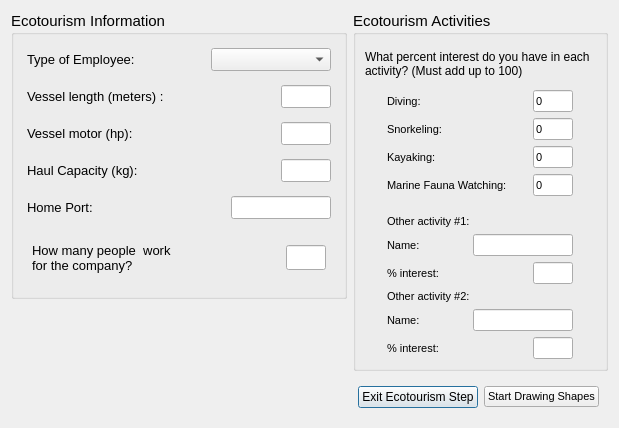
<ui version="4.0" >
 <author>Dane Springmeyer</author>
 <class>Ecotourism</class>
 <widget class="QDialog" name="Ecotourism" >
  <property name="geometry" >
   <rect>
    <x>0</x>
    <y>0</y>
    <width>619</width>
    <height>428</height>
   </rect>
  </property>
  <property name="windowTitle" >
   <string>OpenOceanMap - Interview</string>
  </property>
  <layout class="QVBoxLayout" name="verticalLayout_6" >
   <item>
    <layout class="QHBoxLayout" name="horizontalLayout_7" >
     <item>
      <layout class="QVBoxLayout" name="verticalLayout_5" >
       <item>
        <widget class="QGroupBox" name="vessel_info" >
         <property name="font" >
          <font>
           <pointsize>11</pointsize>
          </font>
         </property>
         <property name="title" >
          <string>Ecotourism Information</string>
         </property>
         <layout class="QVBoxLayout" name="verticalLayout" >
          <item>
           <widget class="QWidget" native="1" name="home_port_5" >
            <property name="font" >
             <font>
              <pointsize>10</pointsize>
             </font>
            </property>
            <layout class="QHBoxLayout" >
             <property name="spacing" >
              <number>4</number>
             </property>
             <property name="margin" >
              <number>4</number>
             </property>
             <item>
              <widget class="QLabel" name="employee_text" >
               <property name="minimumSize" >
                <size>
                 <width>180</width>
                 <height>0</height>
                </size>
               </property>
               <property name="maximumSize" >
                <size>
                 <width>180</width>
                 <height>16777215</height>
                </size>
               </property>
               <property name="font" >
                <font>
                 <pointsize>10</pointsize>
                </font>
               </property>
               <property name="text" >
                <string>Type of Employee:</string>
               </property>
              </widget>
             </item>
             <item>
              <spacer name="horizontalSpacer_6" >
               <property name="orientation" >
                <enum>Qt::Horizontal</enum>
               </property>
               <property name="sizeHint" stdset="0" >
                <size>
                 <width>40</width>
                 <height>20</height>
                </size>
               </property>
              </spacer>
             </item>
             <item>
              <widget class="QComboBox" name="comboEmpType" >
               <property name="minimumSize" >
                <size>
                 <width>120</width>
                 <height>0</height>
                </size>
               </property>
               <property name="maximumSize" >
                <size>
                 <width>120</width>
                 <height>16777215</height>
                </size>
               </property>
               <item>
                <property name="text" >
                 <string/>
                </property>
               </item>
               <item>
                <property name="text" >
                 <string>Captain of Boat</string>
                </property>
               </item>
               <item>
                <property name="text" >
                 <string>Guide</string>
                </property>
               </item>
               <item>
                <property name="text" >
                 <string>Boat Owner</string>
                </property>
               </item>
               <item>
                <property name="text" >
                 <string>Other</string>
                </property>
               </item>
              </widget>
             </item>
            </layout>
           </widget>
          </item>
          <item>
           <widget class="QWidget" native="1" name="vessel_length" >
            <property name="font" >
             <font>
              <pointsize>10</pointsize>
             </font>
            </property>
            <layout class="QHBoxLayout" >
             <property name="spacing" >
              <number>4</number>
             </property>
             <property name="margin" >
              <number>4</number>
             </property>
             <item>
              <widget class="QLabel" name="vessel_length_text" >
               <property name="minimumSize" >
                <size>
                 <width>180</width>
                 <height>0</height>
                </size>
               </property>
               <property name="maximumSize" >
                <size>
                 <width>180</width>
                 <height>16777215</height>
                </size>
               </property>
               <property name="font" >
                <font>
                 <pointsize>10</pointsize>
                </font>
               </property>
               <property name="text" >
                <string>Vessel length (meters) :</string>
               </property>
              </widget>
             </item>
             <item>
              <spacer name="horizontalSpacer_2" >
               <property name="orientation" >
                <enum>Qt::Horizontal</enum>
               </property>
               <property name="sizeHint" stdset="0" >
                <size>
                 <width>40</width>
                 <height>20</height>
                </size>
               </property>
              </spacer>
             </item>
             <item>
              <widget class="QLineEdit" name="vessel_length_line" >
               <property name="enabled" >
                <bool>true</bool>
               </property>
               <property name="minimumSize" >
                <size>
                 <width>50</width>
                 <height>0</height>
                </size>
               </property>
               <property name="maximumSize" >
                <size>
                 <width>50</width>
                 <height>16777215</height>
                </size>
               </property>
               <property name="font" >
                <font>
                 <pointsize>10</pointsize>
                </font>
               </property>
               <property name="contextMenuPolicy" >
                <enum>Qt::PreventContextMenu</enum>
               </property>
               <property name="text" >
                <string/>
               </property>
              </widget>
             </item>
            </layout>
           </widget>
          </item>
          <item>
           <widget class="QWidget" native="1" name="vessel_length_2" >
            <property name="font" >
             <font>
              <pointsize>10</pointsize>
             </font>
            </property>
            <layout class="QHBoxLayout" >
             <property name="spacing" >
              <number>4</number>
             </property>
             <property name="margin" >
              <number>4</number>
             </property>
             <item>
              <widget class="QLabel" name="vessel_motor_text" >
               <property name="minimumSize" >
                <size>
                 <width>180</width>
                 <height>0</height>
                </size>
               </property>
               <property name="maximumSize" >
                <size>
                 <width>180</width>
                 <height>16777215</height>
                </size>
               </property>
               <property name="font" >
                <font>
                 <pointsize>10</pointsize>
                </font>
               </property>
               <property name="text" >
                <string>Vessel motor (hp):</string>
               </property>
              </widget>
             </item>
             <item>
              <spacer name="horizontalSpacer_3" >
               <property name="orientation" >
                <enum>Qt::Horizontal</enum>
               </property>
               <property name="sizeHint" stdset="0" >
                <size>
                 <width>40</width>
                 <height>20</height>
                </size>
               </property>
              </spacer>
             </item>
             <item>
              <widget class="QLineEdit" name="vessel_motor_line" >
               <property name="enabled" >
                <bool>true</bool>
               </property>
               <property name="minimumSize" >
                <size>
                 <width>50</width>
                 <height>0</height>
                </size>
               </property>
               <property name="maximumSize" >
                <size>
                 <width>50</width>
                 <height>16777215</height>
                </size>
               </property>
               <property name="font" >
                <font>
                 <pointsize>10</pointsize>
                </font>
               </property>
               <property name="text" >
                <string/>
               </property>
              </widget>
             </item>
            </layout>
           </widget>
          </item>
          <item>
           <widget class="QWidget" native="1" name="vessel_length_3" >
            <property name="font" >
             <font>
              <pointsize>10</pointsize>
             </font>
            </property>
            <layout class="QHBoxLayout" >
             <property name="spacing" >
              <number>4</number>
             </property>
             <property name="margin" >
              <number>4</number>
             </property>
             <item>
              <widget class="QLabel" name="haul_capacity_text" >
               <property name="minimumSize" >
                <size>
                 <width>180</width>
                 <height>0</height>
                </size>
               </property>
               <property name="maximumSize" >
                <size>
                 <width>180</width>
                 <height>16777215</height>
                </size>
               </property>
               <property name="font" >
                <font>
                 <pointsize>10</pointsize>
                </font>
               </property>
               <property name="text" >
                <string>Haul Capacity (kg):</string>
               </property>
              </widget>
             </item>
             <item>
              <spacer name="horizontalSpacer_4" >
               <property name="orientation" >
                <enum>Qt::Horizontal</enum>
               </property>
               <property name="sizeHint" stdset="0" >
                <size>
                 <width>40</width>
                 <height>20</height>
                </size>
               </property>
              </spacer>
             </item>
             <item>
              <widget class="QLineEdit" name="haul_capacity_line" >
               <property name="enabled" >
                <bool>true</bool>
               </property>
               <property name="minimumSize" >
                <size>
                 <width>50</width>
                 <height>0</height>
                </size>
               </property>
               <property name="maximumSize" >
                <size>
                 <width>50</width>
                 <height>16777215</height>
                </size>
               </property>
               <property name="font" >
                <font>
                 <pointsize>10</pointsize>
                </font>
               </property>
               <property name="text" >
                <string/>
               </property>
              </widget>
             </item>
            </layout>
           </widget>
          </item>
          <item>
           <widget class="QWidget" native="1" name="home_port" >
            <property name="font" >
             <font>
              <pointsize>10</pointsize>
             </font>
            </property>
            <layout class="QHBoxLayout" >
             <property name="spacing" >
              <number>4</number>
             </property>
             <property name="margin" >
              <number>4</number>
             </property>
             <item>
              <widget class="QLabel" name="home_port_text" >
               <property name="minimumSize" >
                <size>
                 <width>180</width>
                 <height>0</height>
                </size>
               </property>
               <property name="maximumSize" >
                <size>
                 <width>180</width>
                 <height>16777215</height>
                </size>
               </property>
               <property name="font" >
                <font>
                 <pointsize>10</pointsize>
                </font>
               </property>
               <property name="text" >
                <string>Home Port:</string>
               </property>
              </widget>
             </item>
             <item>
              <spacer name="horizontalSpacer_5" >
               <property name="orientation" >
                <enum>Qt::Horizontal</enum>
               </property>
               <property name="sizeHint" stdset="0" >
                <size>
                 <width>40</width>
                 <height>20</height>
                </size>
               </property>
              </spacer>
             </item>
             <item>
              <widget class="QLineEdit" name="home_port_line" >
               <property name="enabled" >
                <bool>true</bool>
               </property>
               <property name="minimumSize" >
                <size>
                 <width>100</width>
                 <height>0</height>
                </size>
               </property>
               <property name="maximumSize" >
                <size>
                 <width>100</width>
                 <height>16777215</height>
                </size>
               </property>
               <property name="font" >
                <font>
                 <pointsize>10</pointsize>
                </font>
               </property>
               <property name="text" >
                <string/>
               </property>
              </widget>
             </item>
            </layout>
           </widget>
          </item>
          <item>
           <widget class="QWidget" native="1" name="home_port_4" >
            <property name="font" >
             <font>
              <pointsize>10</pointsize>
             </font>
            </property>
            <layout class="QHBoxLayout" name="horizontalLayout" >
             <item>
              <widget class="QLabel" name="workers_text" >
               <property name="minimumSize" >
                <size>
                 <width>150</width>
                 <height>40</height>
                </size>
               </property>
               <property name="maximumSize" >
                <size>
                 <width>350</width>
                 <height>16777215</height>
                </size>
               </property>
               <property name="font" >
                <font>
                 <pointsize>10</pointsize>
                </font>
               </property>
               <property name="text" >
                <string>How many people  work for the company?</string>
               </property>
               <property name="wordWrap" >
                <bool>true</bool>
               </property>
              </widget>
             </item>
             <item>
              <spacer name="horizontalSpacer" >
               <property name="orientation" >
                <enum>Qt::Horizontal</enum>
               </property>
               <property name="sizeHint" stdset="0" >
                <size>
                 <width>40</width>
                 <height>20</height>
                </size>
               </property>
              </spacer>
             </item>
             <item>
              <widget class="QLineEdit" name="workers_line" >
               <property name="enabled" >
                <bool>true</bool>
               </property>
               <property name="minimumSize" >
                <size>
                 <width>40</width>
                 <height>25</height>
                </size>
               </property>
               <property name="maximumSize" >
                <size>
                 <width>30</width>
                 <height>16777215</height>
                </size>
               </property>
               <property name="font" >
                <font>
                 <pointsize>10</pointsize>
                </font>
               </property>
               <property name="text" >
                <string/>
               </property>
              </widget>
             </item>
            </layout>
           </widget>
          </item>
         </layout>
        </widget>
       </item>
       <item>
        <spacer name="verticalSpacer_2" >
         <property name="orientation" >
          <enum>Qt::Vertical</enum>
         </property>
         <property name="sizeHint" stdset="0" >
          <size>
           <width>20</width>
           <height>40</height>
          </size>
         </property>
        </spacer>
       </item>
      </layout>
     </item>
     <item>
      <widget class="QGroupBox" name="groupBox" >
       <property name="font" >
        <font>
         <pointsize>11</pointsize>
        </font>
       </property>
       <property name="title" >
        <string>Ecotourism Activities</string>
       </property>
       <layout class="QVBoxLayout" name="verticalLayout_2" >
        <item>
         <widget class="QLabel" name="label" >
          <property name="minimumSize" >
           <size>
            <width>0</width>
            <height>40</height>
           </size>
          </property>
          <property name="font" >
           <font>
            <pointsize>9</pointsize>
           </font>
          </property>
          <property name="text" >
           <string>What percent interest do you have in each activity? (Must add up to 100)</string>
          </property>
          <property name="wordWrap" >
           <bool>true</bool>
          </property>
         </widget>
        </item>
        <item>
         <layout class="QHBoxLayout" name="horizontalLayout_2" >
          <item>
           <spacer name="horizontalSpacer_2" >
            <property name="orientation" >
             <enum>Qt::Horizontal</enum>
            </property>
            <property name="sizeHint" stdset="0" >
             <size>
              <width>40</width>
              <height>20</height>
             </size>
            </property>
           </spacer>
          </item>
          <item>
           <layout class="QVBoxLayout" name="verticalLayout_9" >
            <item>
             <layout class="QVBoxLayout" name="verticalLayout_10" >
              <item>
               <layout class="QHBoxLayout" name="_14" >
                <item>
                 <widget class="QLabel" name="label_12" >
                  <property name="minimumSize" >
                   <size>
                    <width>140</width>
                    <height>0</height>
                   </size>
                  </property>
                  <property name="maximumSize" >
                   <size>
                    <width>80</width>
                    <height>16777215</height>
                   </size>
                  </property>
                  <property name="font" >
                   <font>
                    <pointsize>8</pointsize>
                   </font>
                  </property>
                  <property name="text" >
                   <string>Diving:</string>
                  </property>
                 </widget>
                </item>
                <item>
                 <widget class="QLineEdit" name="activity_diving" >
                  <property name="enabled" >
                   <bool>true</bool>
                  </property>
                  <property name="minimumSize" >
                   <size>
                    <width>30</width>
                    <height>0</height>
                   </size>
                  </property>
                  <property name="maximumSize" >
                   <size>
                    <width>50</width>
                    <height>16777215</height>
                   </size>
                  </property>
                  <property name="font" >
                   <font>
                    <pointsize>8</pointsize>
                   </font>
                  </property>
                  <property name="text" >
                   <string>0</string>
                  </property>
                 </widget>
                </item>
               </layout>
              </item>
              <item>
               <layout class="QHBoxLayout" name="_15" >
                <item>
                 <widget class="QLabel" name="label_13" >
                  <property name="minimumSize" >
                   <size>
                    <width>140</width>
                    <height>0</height>
                   </size>
                  </property>
                  <property name="maximumSize" >
                   <size>
                    <width>80</width>
                    <height>16777215</height>
                   </size>
                  </property>
                  <property name="font" >
                   <font>
                    <pointsize>8</pointsize>
                   </font>
                  </property>
                  <property name="text" >
                   <string>Snorkeling:</string>
                  </property>
                 </widget>
                </item>
                <item>
                 <widget class="QLineEdit" name="activity_snorkeling" >
                  <property name="enabled" >
                   <bool>true</bool>
                  </property>
                  <property name="minimumSize" >
                   <size>
                    <width>30</width>
                    <height>0</height>
                   </size>
                  </property>
                  <property name="maximumSize" >
                   <size>
                    <width>50</width>
                    <height>16777215</height>
                   </size>
                  </property>
                  <property name="font" >
                   <font>
                    <pointsize>8</pointsize>
                   </font>
                  </property>
                  <property name="text" >
                   <string>0</string>
                  </property>
                 </widget>
                </item>
               </layout>
              </item>
              <item>
               <layout class="QHBoxLayout" name="_16" >
                <item>
                 <widget class="QLabel" name="label_14" >
                  <property name="minimumSize" >
                   <size>
                    <width>140</width>
                    <height>0</height>
                   </size>
                  </property>
                  <property name="maximumSize" >
                   <size>
                    <width>80</width>
                    <height>16777215</height>
                   </size>
                  </property>
                  <property name="font" >
                   <font>
                    <pointsize>8</pointsize>
                   </font>
                  </property>
                  <property name="text" >
                   <string>Kayaking:</string>
                  </property>
                 </widget>
                </item>
                <item>
                 <widget class="QLineEdit" name="activity_kayaking" >
                  <property name="enabled" >
                   <bool>true</bool>
                  </property>
                  <property name="minimumSize" >
                   <size>
                    <width>30</width>
                    <height>0</height>
                   </size>
                  </property>
                  <property name="maximumSize" >
                   <size>
                    <width>50</width>
                    <height>16777215</height>
                   </size>
                  </property>
                  <property name="font" >
                   <font>
                    <pointsize>8</pointsize>
                   </font>
                  </property>
                  <property name="text" >
                   <string>0</string>
                  </property>
                 </widget>
                </item>
               </layout>
              </item>
              <item>
               <layout class="QHBoxLayout" name="_17" >
                <item>
                 <widget class="QLabel" name="label_15" >
                  <property name="minimumSize" >
                   <size>
                    <width>140</width>
                    <height>0</height>
                   </size>
                  </property>
                  <property name="maximumSize" >
                   <size>
                    <width>200</width>
                    <height>16777215</height>
                   </size>
                  </property>
                  <property name="font" >
                   <font>
                    <pointsize>8</pointsize>
                   </font>
                  </property>
                  <property name="text" >
                   <string>Marine Fauna Watching:</string>
                  </property>
                 </widget>
                </item>
                <item>
                 <widget class="QLineEdit" name="activity_watching" >
                  <property name="enabled" >
                   <bool>true</bool>
                  </property>
                  <property name="minimumSize" >
                   <size>
                    <width>30</width>
                    <height>0</height>
                   </size>
                  </property>
                  <property name="maximumSize" >
                   <size>
                    <width>50</width>
                    <height>16777215</height>
                   </size>
                  </property>
                  <property name="font" >
                   <font>
                    <pointsize>8</pointsize>
                   </font>
                  </property>
                  <property name="text" >
                   <string>0</string>
                  </property>
                 </widget>
                </item>
               </layout>
              </item>
             </layout>
            </item>
            <item>
             <spacer name="verticalSpacer" >
              <property name="orientation" >
               <enum>Qt::Vertical</enum>
              </property>
              <property name="sizeHint" stdset="0" >
               <size>
                <width>20</width>
                <height>5</height>
               </size>
              </property>
             </spacer>
            </item>
            <item>
             <layout class="QVBoxLayout" name="verticalLayout_3" >
              <item>
               <widget class="QLabel" name="label_21" >
                <property name="minimumSize" >
                 <size>
                  <width>80</width>
                  <height>0</height>
                 </size>
                </property>
                <property name="maximumSize" >
                 <size>
                  <width>200</width>
                  <height>16777215</height>
                 </size>
                </property>
                <property name="font" >
                 <font>
                  <pointsize>8</pointsize>
                 </font>
                </property>
                <property name="text" >
                 <string>Other activity #1:</string>
                </property>
               </widget>
              </item>
              <item>
               <layout class="QHBoxLayout" name="horizontalLayout_3" >
                <item>
                 <widget class="QLabel" name="label_23" >
                  <property name="minimumSize" >
                   <size>
                    <width>80</width>
                    <height>0</height>
                   </size>
                  </property>
                  <property name="maximumSize" >
                   <size>
                    <width>80</width>
                    <height>16777215</height>
                   </size>
                  </property>
                  <property name="font" >
                   <font>
                    <pointsize>8</pointsize>
                   </font>
                  </property>
                  <property name="text" >
                   <string>Name:</string>
                  </property>
                 </widget>
                </item>
                <item>
                 <widget class="QLineEdit" name="activity_other_1_name" >
                  <property name="enabled" >
                   <bool>true</bool>
                  </property>
                  <property name="minimumSize" >
                   <size>
                    <width>100</width>
                    <height>0</height>
                   </size>
                  </property>
                  <property name="maximumSize" >
                   <size>
                    <width>100</width>
                    <height>16777215</height>
                   </size>
                  </property>
                  <property name="font" >
                   <font>
                    <pointsize>8</pointsize>
                   </font>
                  </property>
                  <property name="text" >
                   <string/>
                  </property>
                 </widget>
                </item>
               </layout>
              </item>
              <item>
               <layout class="QHBoxLayout" name="horizontalLayout_4" >
                <item>
                 <widget class="QLabel" name="label_22" >
                  <property name="minimumSize" >
                   <size>
                    <width>140</width>
                    <height>0</height>
                   </size>
                  </property>
                  <property name="maximumSize" >
                   <size>
                    <width>80</width>
                    <height>16777215</height>
                   </size>
                  </property>
                  <property name="font" >
                   <font>
                    <pointsize>8</pointsize>
                   </font>
                  </property>
                  <property name="text" >
                   <string>% interest:</string>
                  </property>
                 </widget>
                </item>
                <item>
                 <widget class="QLineEdit" name="activity_other_1_interest" >
                  <property name="enabled" >
                   <bool>true</bool>
                  </property>
                  <property name="minimumSize" >
                   <size>
                    <width>30</width>
                    <height>0</height>
                   </size>
                  </property>
                  <property name="maximumSize" >
                   <size>
                    <width>50</width>
                    <height>16777215</height>
                   </size>
                  </property>
                  <property name="font" >
                   <font>
                    <pointsize>8</pointsize>
                   </font>
                  </property>
                  <property name="text" >
                   <string/>
                  </property>
                 </widget>
                </item>
               </layout>
              </item>
             </layout>
            </item>
            <item>
             <layout class="QVBoxLayout" name="verticalLayout_4" >
              <item>
               <widget class="QLabel" name="label_24" >
                <property name="minimumSize" >
                 <size>
                  <width>80</width>
                  <height>0</height>
                 </size>
                </property>
                <property name="maximumSize" >
                 <size>
                  <width>200</width>
                  <height>16777215</height>
                 </size>
                </property>
                <property name="font" >
                 <font>
                  <pointsize>8</pointsize>
                 </font>
                </property>
                <property name="text" >
                 <string>Other activity #2:</string>
                </property>
               </widget>
              </item>
              <item>
               <layout class="QHBoxLayout" name="horizontalLayout_5" >
                <item>
                 <widget class="QLabel" name="label_25" >
                  <property name="minimumSize" >
                   <size>
                    <width>80</width>
                    <height>0</height>
                   </size>
                  </property>
                  <property name="maximumSize" >
                   <size>
                    <width>80</width>
                    <height>16777215</height>
                   </size>
                  </property>
                  <property name="font" >
                   <font>
                    <pointsize>8</pointsize>
                   </font>
                  </property>
                  <property name="text" >
                   <string>Name:</string>
                  </property>
                 </widget>
                </item>
                <item>
                 <widget class="QLineEdit" name="activity_other_2_name" >
                  <property name="enabled" >
                   <bool>true</bool>
                  </property>
                  <property name="minimumSize" >
                   <size>
                    <width>100</width>
                    <height>0</height>
                   </size>
                  </property>
                  <property name="maximumSize" >
                   <size>
                    <width>100</width>
                    <height>16777215</height>
                   </size>
                  </property>
                  <property name="font" >
                   <font>
                    <pointsize>8</pointsize>
                   </font>
                  </property>
                  <property name="text" >
                   <string/>
                  </property>
                 </widget>
                </item>
               </layout>
              </item>
              <item>
               <layout class="QHBoxLayout" name="horizontalLayout_6" >
                <item>
                 <widget class="QLabel" name="label_26" >
                  <property name="minimumSize" >
                   <size>
                    <width>140</width>
                    <height>0</height>
                   </size>
                  </property>
                  <property name="maximumSize" >
                   <size>
                    <width>80</width>
                    <height>16777215</height>
                   </size>
                  </property>
                  <property name="font" >
                   <font>
                    <pointsize>8</pointsize>
                   </font>
                  </property>
                  <property name="text" >
                   <string>% interest:</string>
                  </property>
                 </widget>
                </item>
                <item>
                 <widget class="QLineEdit" name="activity_other_2_interest" >
                  <property name="enabled" >
                   <bool>true</bool>
                  </property>
                  <property name="minimumSize" >
                   <size>
                    <width>30</width>
                    <height>0</height>
                   </size>
                  </property>
                  <property name="maximumSize" >
                   <size>
                    <width>50</width>
                    <height>16777215</height>
                   </size>
                  </property>
                  <property name="font" >
                   <font>
                    <pointsize>8</pointsize>
                   </font>
                  </property>
                  <property name="text" >
                   <string/>
                  </property>
                 </widget>
                </item>
               </layout>
              </item>
             </layout>
            </item>
           </layout>
          </item>
          <item>
           <spacer name="horizontalSpacer" >
            <property name="orientation" >
             <enum>Qt::Horizontal</enum>
            </property>
            <property name="sizeHint" stdset="0" >
             <size>
              <width>40</width>
              <height>20</height>
             </size>
            </property>
           </spacer>
          </item>
         </layout>
        </item>
       </layout>
      </widget>
     </item>
    </layout>
   </item>
   <item>
    <widget class="QWidget" native="1" name="button_box" >
     <layout class="QHBoxLayout" >
      <item>
       <spacer>
        <property name="orientation" >
         <enum>Qt::Horizontal</enum>
        </property>
        <property name="sizeHint" stdset="0" >
         <size>
          <width>40</width>
          <height>20</height>
         </size>
        </property>
       </spacer>
      </item>
      <item>
       <widget class="QPushButton" name="pbnExitEcoStep" >
        <property name="text" >
         <string>Exit Ecotourism Step</string>
        </property>
       </widget>
      </item>
      <item>
       <widget class="QPushButton" name="pbnSelectActivity" >
        <property name="font" >
         <font>
          <pointsize>8</pointsize>
         </font>
        </property>
        <property name="text" >
         <string>Start Drawing Shapes</string>
        </property>
       </widget>
      </item>
     </layout>
     <zorder>pbnSelectActivity</zorder>
     <zorder></zorder>
     <zorder>pbnExitEcoStep</zorder>
    </widget>
   </item>
  </layout>
 </widget>
 <resources/>
 <connections/>
</ui>
